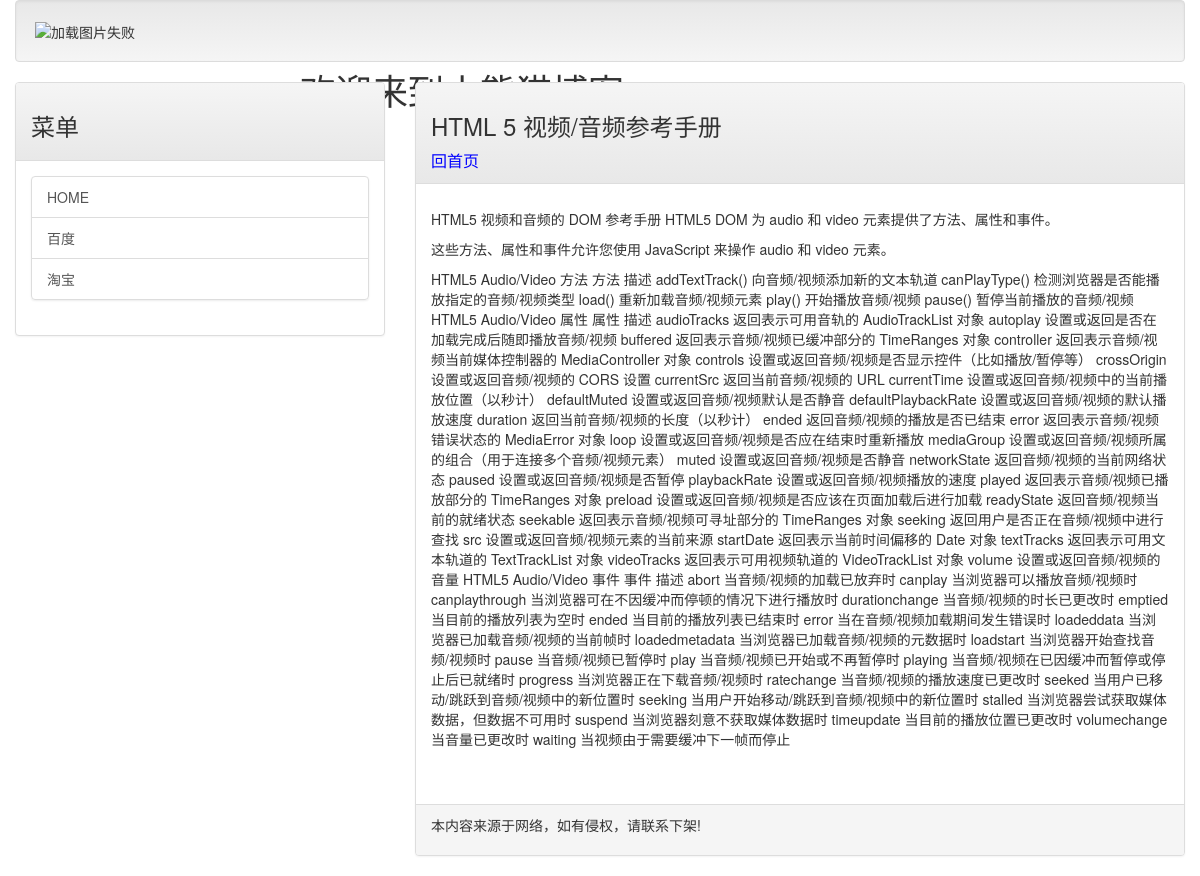
Screenshot of /post/html_ref_audio_video_dom with the database file from the repository.
### mainsite/models.py (models this page shows, shortened)
class Post(models.Model):
    title = models.CharField(max_length=200)
    slug = models.CharField(max_length=200)
    body = models.TextField()
    abstract = models.CharField(max_length=120, blank=True)
    pub_date = models.DateTimeField(auto_now_add=timezone.now)
    class Mate:
        ordering = ('-pub_date', )

### mainsite/views.py (the view)
# urls.py: url(r'^post/(\w+)', showpost),
def showpost(request, slug):
    temprate = get_template('post.html')
    try:
        post = Post.objects.get(slug=slug)
        if post != None:
            content = temprate.render(locals())
            return HttpResponse(content)
    except Exception:
        redirect('/')

### templates/post.html (shortened to what this page needs)
{% extends "base.html" %}
{% load markdown_deux_tags %}
{% block headmessage %}
    <h3>{{post.title}}</h3>
    <a href="/" class="tit">回首页</a>
{% endblock %}
{% block content %}
    <p style="font-size: 12px; letter-spacing: 2pt;">{{post.body | markdown}}</p>
{% endblock %}

### rows the page displays
Post: title "HTML 5 视频/音频参考手册", body "HTML5 视频和音频的 DOM 参考手册 HTML5 DOM 为 audio 和 video 元素提供了方法、属性和事件。 这些方法、属性和事件允许您使用 JavaScript 来操作 audio 和 video 元素。 HTML5 Audio/Video 方法 方法 描述 addTextTrack() 向音频/视频添加新的文本轨道 canPlayType() 检测浏览器是否能播放指定的音频/视频类型 load() 重新加载音频/视频元素 play() 开始播放音频/视频 pause() 暂停当前播放的音频/视频 HTML5 Audio/Video 属性 属性 描述 audioTracks 返回表示可用音轨的 AudioTrackList 对象 autoplay 设置或返回是否在加载完成后随即播放音频/视频 buffered 返回表示音频/视频已缓冲部分的 TimeRanges 对象 controller 返回表示音频/视频当前媒体控制器的 MediaController 对象 controls 设置或返回音频/视频是否显示控件（比如播放/暂停等） crossOrigin 设置或返回音频/视频的 CORS 设置 currentSrc 返回当前音频/视频的 URL currentTime 设置或返回音频/视频中的当前播放位置（以秒计） defaultMuted 设置或返回音频/视频默认是否静音 defaultPlaybackRate 设置或返回音频/视频的默认播放速度 duration 返回当前音频/视频的长度（以秒计） ended 返回音频/视频的播放是否已结束 error…"
